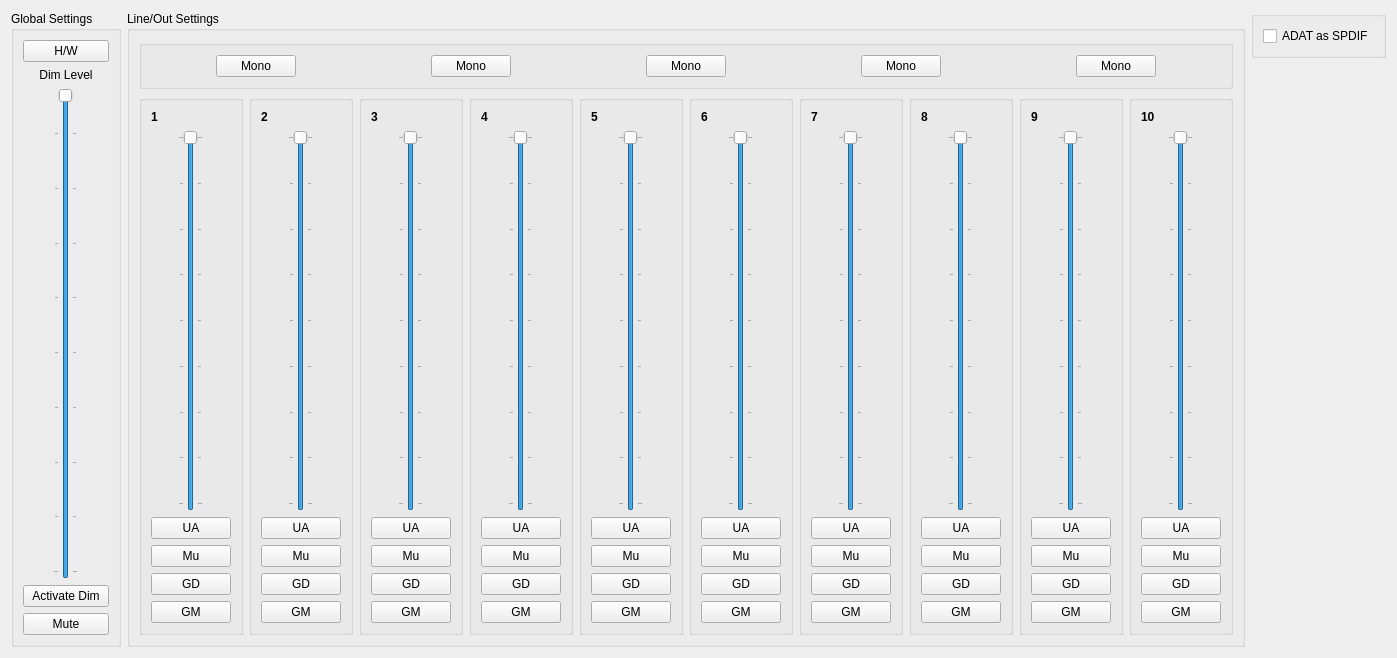
<?xml version="1.0" encoding="UTF-8"?>
<ui version="4.0">
 <class>SaffirePro40Monitoring</class>
 <widget class="QWidget" name="SaffirePro40Monitoring">
  <property name="geometry">
   <rect>
    <x>0</x>
    <y>0</y>
    <width>1188</width>
    <height>658</height>
   </rect>
  </property>
  <property name="windowTitle">
   <string>Saffire Pro 40 Monitoring</string>
  </property>
  <property name="autoFillBackground">
   <bool>false</bool>
  </property>
  <property name="locale">
   <locale language="English" country="UnitedStates"/>
  </property>
  <layout class="QHBoxLayout" name="horizontalLayout_14">
   <item>
    <layout class="QHBoxLayout" name="GlobalSetMain">
     <item>
      <widget class="QGroupBox" name="GlobalSet">
       <property name="whatsThis">
        <string comment="Activate/Deactivate the global volume diminution" extracomment="Activate/Deactivate the global volume diminution"/>
       </property>
       <property name="title">
        <string>Global Settings</string>
       </property>
       <layout class="QVBoxLayout" name="verticalLayout_15">
        <item>
         <widget class="QPushButton" name="HWSwitch">
          <property name="toolTip">
            <string>Hardware</string>
          </property>
          <property name="text">
           <string>H/W</string>
          </property>
          <property name="checkable">
           <bool>true</bool>
          </property>
         </widget>
        </item>
        <item>
         <widget class="QLabel" name="GlobalSetLabel">
          <property name="text">
           <string>Dim Level</string>
          </property>
          <property name="alignment">
           <set>Qt::AlignCenter</set>
          </property>
         </widget>
        </item>
        <item>
         <layout class="QHBoxLayout" name="horizontalLayout_13">
          <item>
           <widget class="QSlider" name="DimLevel">
            <property name="minimum">
             <number>-87</number>
            </property>
            <property name="maximum">
             <number>0</number>
            </property>
            <property name="orientation">
             <enum>Qt::Vertical</enum>
            </property>
            <property name="invertedAppearance">
             <bool>false</bool>
            </property>
            <property name="tickPosition">
             <enum>QSlider::TicksBothSides</enum>
            </property>
            <property name="tickInterval">
             <number>10</number>
            </property>
           </widget>
          </item>
         </layout>
        </item>
        <item>
         <widget class="QPushButton" name="GlobalDim">
          <property name="whatsThis">
           <string/>
          </property>
          <property name="autoFillBackground">
           <bool>true</bool>
          </property>
          <property name="text">
           <string>Activate Dim</string>
          </property>
          <property name="checkable">
           <bool>true</bool>
          </property>
         </widget>
        </item>
        <item>
         <widget class="QPushButton" name="GlobalMute">
          <property name="text">
           <string>Mute</string>
          </property>
          <property name="checkable">
           <bool>true</bool>
          </property>
         </widget>
        </item>
       </layout>
      </widget>
     </item>
    </layout>
   </item>
   <item>
    <layout class="QHBoxLayout" name="LineOutMain">
     <item>
      <widget class="QGroupBox" name="LineOut">
       <property name="title">
        <string>Line/Out Settings</string>
       </property>
       <layout class="QVBoxLayout" name="verticalLayout_14">
        <item>
         <layout class="QHBoxLayout" name="MonoMain">
          <item>
           <widget class="QGroupBox" name="Mono">
            <property name="title">
             <string/>
            </property>
            <layout class="QHBoxLayout" name="horizontalLayout_12">
             <item>
              <spacer name="horizontalSpacer">
               <property name="orientation">
                <enum>Qt::Horizontal</enum>
               </property>
               <property name="sizeHint" stdset="0">
                <size>
                 <width>40</width>
                 <height>20</height>
                </size>
               </property>
              </spacer>
             </item>
             <item>
              <widget class="QPushButton" name="Mono_12">
               <property name="text">
                <string>Mono</string>
               </property>
               <property name="checkable">
                <bool>true</bool>
               </property>
              </widget>
             </item>
             <item>
              <spacer name="horizontalSpacer_7">
               <property name="orientation">
                <enum>Qt::Horizontal</enum>
               </property>
               <property name="sizeHint" stdset="0">
                <size>
                 <width>40</width>
                 <height>20</height>
                </size>
               </property>
              </spacer>
             </item>
             <item>
              <spacer name="horizontalSpacer_2">
               <property name="orientation">
                <enum>Qt::Horizontal</enum>
               </property>
               <property name="sizeHint" stdset="0">
                <size>
                 <width>40</width>
                 <height>20</height>
                </size>
               </property>
              </spacer>
             </item>
             <item>
              <widget class="QPushButton" name="Mono_34">
               <property name="text">
                <string>Mono</string>
               </property>
               <property name="checkable">
                <bool>true</bool>
               </property>
              </widget>
             </item>
             <item>
              <spacer name="horizontalSpacer_8">
               <property name="orientation">
                <enum>Qt::Horizontal</enum>
               </property>
               <property name="sizeHint" stdset="0">
                <size>
                 <width>40</width>
                 <height>20</height>
                </size>
               </property>
              </spacer>
             </item>
             <item>
              <spacer name="horizontalSpacer_3">
               <property name="orientation">
                <enum>Qt::Horizontal</enum>
               </property>
               <property name="sizeHint" stdset="0">
                <size>
                 <width>40</width>
                 <height>20</height>
                </size>
               </property>
              </spacer>
             </item>
             <item>
              <widget class="QPushButton" name="Mono_56">
               <property name="text">
                <string>Mono</string>
               </property>
               <property name="checkable">
                <bool>true</bool>
               </property>
              </widget>
             </item>
             <item>
              <spacer name="horizontalSpacer_9">
               <property name="orientation">
                <enum>Qt::Horizontal</enum>
               </property>
               <property name="sizeHint" stdset="0">
                <size>
                 <width>40</width>
                 <height>20</height>
                </size>
               </property>
              </spacer>
             </item>
             <item>
              <spacer name="horizontalSpacer_4">
               <property name="orientation">
                <enum>Qt::Horizontal</enum>
               </property>
               <property name="sizeHint" stdset="0">
                <size>
                 <width>40</width>
                 <height>20</height>
                </size>
               </property>
              </spacer>
             </item>
             <item>
              <widget class="QPushButton" name="Mono_78">
               <property name="text">
                <string>Mono</string>
               </property>
               <property name="checkable">
                <bool>true</bool>
               </property>
              </widget>
             </item>
             <item>
              <spacer name="horizontalSpacer_10">
               <property name="orientation">
                <enum>Qt::Horizontal</enum>
               </property>
               <property name="sizeHint" stdset="0">
                <size>
                 <width>40</width>
                 <height>20</height>
                </size>
               </property>
              </spacer>
             </item>
             <item>
              <spacer name="horizontalSpacer_5">
               <property name="orientation">
                <enum>Qt::Horizontal</enum>
               </property>
               <property name="sizeHint" stdset="0">
                <size>
                 <width>40</width>
                 <height>20</height>
                </size>
               </property>
              </spacer>
             </item>
             <item>
              <widget class="QPushButton" name="Mono_910">
               <property name="text">
                <string>Mono</string>
               </property>
               <property name="checkable">
                <bool>true</bool>
               </property>
              </widget>
             </item>
             <item>
              <spacer name="horizontalSpacer_6">
               <property name="orientation">
                <enum>Qt::Horizontal</enum>
               </property>
               <property name="sizeHint" stdset="0">
                <size>
                 <width>40</width>
                 <height>20</height>
                </size>
               </property>
              </spacer>
             </item>
            </layout>
           </widget>
          </item>
         </layout>
        </item>
        <item>
         <layout class="QHBoxLayout" name="horizontalLayout_11">
          <item>
           <layout class="QVBoxLayout" name="LineOutMain_1">
            <item>
             <widget class="QGroupBox" name="LineOut_1">
              <property name="title">
               <string/>
              </property>
              <layout class="QVBoxLayout" name="verticalLayout_6">
               <item>
                <widget class="QLabel" name="label_1">
                 <property name="font">
                  <font>
                   <weight>75</weight>
                   <bold>true</bold>
                  </font>
                 </property>
                 <property name="text">
                  <string>1</string>
                 </property>
                </widget>
               </item>
               <item>
                <layout class="QHBoxLayout" name="horizontalLayout_10">
                 <item>
                  <widget class="QSlider" name="LineVolume_1">
                   <property name="locale">
                    <locale language="French" country="France"/>
                   </property>
                   <property name="minimum">
                    <number>-40</number>
                   </property>
                   <property name="maximum">
                    <number>0</number>
                   </property>
                   <property name="orientation">
                    <enum>Qt::Vertical</enum>
                   </property>
                   <property name="tickPosition">
                    <enum>QSlider::TicksBothSides</enum>
                   </property>
                   <property name="tickInterval">
                    <number>5</number>
                   </property>
                  </widget>
                 </item>
                </layout>
               </item>
               <item>
                <widget class="QPushButton" name="LineUnActivate_1">
                 <property name="toolTip">
                  <string>UnActivate</string>
                 </property>
                 <property name="text">
                  <string>UA</string>
                 </property>
                 <property name="checkable">
                  <bool>true</bool>
                 </property>
                </widget>
               </item>
               <item>
                <widget class="QPushButton" name="LineMute_1">
                 <property name="toolTip">
                  <string>Mute</string>
                 </property>
                 <property name="text">
                  <string>Mu</string>
                 </property>
                 <property name="checkable">
                  <bool>true</bool>
                 </property>
                </widget>
               </item>
               <item>
                <widget class="QPushButton" name="LineGDim_1">
                 <property name="toolTip">
                  <string>Group Dim</string>
                 </property>
                 <property name="text">
                  <string>GD</string>
                 </property>
                 <property name="checkable">
                  <bool>true</bool>
                 </property>
                </widget>
               </item>
               <item>
                <widget class="QPushButton" name="LineGMute_1">
                 <property name="toolTip">
                  <string>Group Mute</string>
                 </property>
                 <property name="text">
                  <string>GM</string>
                 </property>
                 <property name="checkable">
                  <bool>true</bool>
                 </property>
                </widget>
               </item>
              </layout>
             </widget>
            </item>
           </layout>
          </item>
          <item>
           <layout class="QVBoxLayout" name="LineOutMain_2">
            <item>
             <widget class="QGroupBox" name="LineOut_2">
              <property name="title">
               <string/>
              </property>
              <layout class="QVBoxLayout" name="verticalLayout_5">
               <item>
                <widget class="QLabel" name="label_2">
                 <property name="font">
                  <font>
                   <weight>75</weight>
                   <bold>true</bold>
                  </font>
                 </property>
                 <property name="text">
                  <string>2</string>
                 </property>
                </widget>
               </item>
               <item>
                <layout class="QHBoxLayout" name="horizontalLayout_9">
                 <item>
                  <widget class="QSlider" name="LineVolume_2">
                   <property name="minimum">
                    <number>-40</number>
                   </property>
                   <property name="maximum">
                    <number>0</number>
                   </property>
                   <property name="orientation">
                    <enum>Qt::Vertical</enum>
                   </property>
                   <property name="tickPosition">
                    <enum>QSlider::TicksBothSides</enum>
                   </property>
                   <property name="tickInterval">
                    <number>5</number>
                   </property>
                  </widget>
                 </item>
                </layout>
               </item>
               <item>
                <widget class="QPushButton" name="LineUnActivate_2">
                 <property name="toolTip">
                  <string>UnActivate</string>
                 </property>
                 <property name="text">
                  <string>UA</string>
                 </property>
                 <property name="checkable">
                  <bool>true</bool>
                 </property>
                </widget>
               </item>
               <item>
                <widget class="QPushButton" name="LineMute_2">
                 <property name="toolTip">
                  <string>Mute</string>
                 </property>
                 <property name="text">
                  <string>Mu</string>
                 </property>
                 <property name="checkable">
                  <bool>true</bool>
                 </property>
                </widget>
               </item>
               <item>
                <widget class="QPushButton" name="LineGDim_2">
                 <property name="toolTip">
                  <string>Group Dim</string>
                 </property>
                 <property name="text">
                  <string>GD</string>
                 </property>
                 <property name="checkable">
                  <bool>true</bool>
                 </property>
                </widget>
               </item>
               <item>
                <widget class="QPushButton" name="LineGMute_2">
                 <property name="toolTip">
                  <string>Group Mute</string>
                 </property>
                 <property name="text">
                  <string>GM</string>
                 </property>
                 <property name="checkable">
                  <bool>true</bool>
                 </property>
                </widget>
               </item>
              </layout>
             </widget>
            </item>
           </layout>
          </item>
          <item>
           <layout class="QVBoxLayout" name="LineOutMain_3">
            <item>
             <widget class="QGroupBox" name="LineOut_3">
              <property name="title">
               <string/>
              </property>
              <layout class="QVBoxLayout" name="verticalLayout_9">
               <item>
                <widget class="QLabel" name="label_3">
                 <property name="font">
                  <font>
                   <weight>75</weight>
                   <bold>true</bold>
                  </font>
                 </property>
                 <property name="text">
                  <string>3</string>
                 </property>
                </widget>
               </item>
               <item>
                <layout class="QHBoxLayout" name="horizontalLayout_8">
                 <item>
                  <widget class="QSlider" name="LineVolume_3">
                   <property name="minimum">
                    <number>-40</number>
                   </property>
                   <property name="maximum">
                    <number>0</number>
                   </property>
                   <property name="orientation">
                    <enum>Qt::Vertical</enum>
                   </property>
                   <property name="tickPosition">
                    <enum>QSlider::TicksBothSides</enum>
                   </property>
                   <property name="tickInterval">
                    <number>5</number>
                   </property>
                  </widget>
                 </item>
                </layout>
               </item>
               <item>
                <widget class="QPushButton" name="LineUnActivate_3">
                 <property name="toolTip">
                  <string>UnActivate</string>
                 </property>
                 <property name="text">
                  <string>UA</string>
                 </property>
                 <property name="checkable">
                  <bool>true</bool>
                 </property>
                </widget>
               </item>
               <item>
                <widget class="QPushButton" name="LineMute_3">
                 <property name="toolTip">
                  <string>Mute</string>
                 </property>
                 <property name="text">
                  <string>Mu</string>
                 </property>
                 <property name="checkable">
                  <bool>true</bool>
                 </property>
                </widget>
               </item>
               <item>
                <widget class="QPushButton" name="LineGDim_3">
                 <property name="toolTip">
                  <string>Group Dim</string>
                 </property>
                 <property name="text">
                  <string>GD</string>
                 </property>
                 <property name="checkable">
                  <bool>true</bool>
                 </property>
                </widget>
               </item>
               <item>
                <widget class="QPushButton" name="LineGMute_3">
                 <property name="toolTip">
                  <string>Group Mute</string>
                 </property>
                 <property name="text">
                  <string>GM</string>
                 </property>
                 <property name="checkable">
                  <bool>true</bool>
                 </property>
                </widget>
               </item>
              </layout>
             </widget>
            </item>
           </layout>
          </item>
          <item>
           <layout class="QVBoxLayout" name="LineOutMain_4">
            <item>
             <widget class="QGroupBox" name="LineOut_4">
              <property name="title">
               <string/>
              </property>
              <layout class="QVBoxLayout" name="verticalLayout_7">
               <item>
                <widget class="QLabel" name="label_4">
                 <property name="font">
                  <font>
                   <weight>75</weight>
                   <bold>true</bold>
                  </font>
                 </property>
                 <property name="text">
                  <string>4</string>
                 </property>
                </widget>
               </item>
               <item>
                <layout class="QHBoxLayout" name="horizontalLayout_7">
                 <item>
                  <widget class="QSlider" name="LineVolume_4">
                   <property name="minimum">
                    <number>-40</number>
                   </property>
                   <property name="maximum">
                    <number>0</number>
                   </property>
                   <property name="orientation">
                    <enum>Qt::Vertical</enum>
                   </property>
                   <property name="tickPosition">
                    <enum>QSlider::TicksBothSides</enum>
                   </property>
                   <property name="tickInterval">
                    <number>5</number>
                   </property>
                  </widget>
                 </item>
                </layout>
               </item>
               <item>
                <widget class="QPushButton" name="LineUnActivate_4">
                 <property name="toolTip">
                  <string>UnActivate</string>
                 </property>
                 <property name="text">
                  <string>UA</string>
                 </property>
                 <property name="checkable">
                  <bool>true</bool>
                 </property>
                </widget>
               </item>
               <item>
                <widget class="QPushButton" name="LineMute_4">
                 <property name="toolTip">
                  <string>Mute</string>
                 </property>
                 <property name="text">
                  <string>Mu</string>
                 </property>
                 <property name="checkable">
                  <bool>true</bool>
                 </property>
                </widget>
               </item>
               <item>
                <widget class="QPushButton" name="LineGDim_4">
                 <property name="toolTip">
                  <string>Group Dim</string>
                 </property>
                 <property name="text">
                  <string>GD</string>
                 </property>
                 <property name="checkable">
                  <bool>true</bool>
                 </property>
                </widget>
               </item>
               <item>
                <widget class="QPushButton" name="LineGMute_4">
                 <property name="toolTip">
                  <string>Group Mute</string>
                 </property>
                 <property name="text">
                  <string>GM</string>
                 </property>
                 <property name="checkable">
                  <bool>true</bool>
                 </property>
                </widget>
               </item>
              </layout>
             </widget>
            </item>
           </layout>
          </item>
          <item>
           <layout class="QVBoxLayout" name="LineOutMain_5">
            <item>
             <widget class="QGroupBox" name="LineOut_5">
              <property name="title">
               <string/>
              </property>
              <layout class="QVBoxLayout" name="verticalLayout_12">
               <item>
                <widget class="QLabel" name="label_5">
                 <property name="font">
                  <font>
                   <weight>75</weight>
                   <bold>true</bold>
                  </font>
                 </property>
                 <property name="text">
                  <string>5</string>
                 </property>
                </widget>
               </item>
               <item>
                <layout class="QHBoxLayout" name="horizontalLayout_6">
                 <item>
                  <widget class="QSlider" name="LineVolume_5">
                   <property name="minimum">
                    <number>-40</number>
                   </property>
                   <property name="maximum">
                    <number>0</number>
                   </property>
                   <property name="orientation">
                    <enum>Qt::Vertical</enum>
                   </property>
                   <property name="tickPosition">
                    <enum>QSlider::TicksBothSides</enum>
                   </property>
                   <property name="tickInterval">
                    <number>5</number>
                   </property>
                  </widget>
                 </item>
                </layout>
               </item>
               <item>
                <widget class="QPushButton" name="LineUnActivate_5">
                 <property name="toolTip">
                  <string>UnActivate</string>
                 </property>
                 <property name="text">
                  <string>UA</string>
                 </property>
                 <property name="checkable">
                  <bool>true</bool>
                 </property>
                </widget>
               </item>
               <item>
                <widget class="QPushButton" name="LineMute_5">
                 <property name="toolTip">
                  <string>Mute</string>
                 </property>
                 <property name="text">
                  <string>Mu</string>
                 </property>
                 <property name="checkable">
                  <bool>true</bool>
                 </property>
                </widget>
               </item>
               <item>
                <widget class="QPushButton" name="LineGDim_5">
                 <property name="toolTip">
                  <string>Group Dim</string>
                 </property>
                 <property name="text">
                  <string>GD</string>
                 </property>
                 <property name="checkable">
                  <bool>true</bool>
                 </property>
                </widget>
               </item>
               <item>
                <widget class="QPushButton" name="LineGMute_5">
                 <property name="toolTip">
                  <string>Group Mute</string>
                 </property>
                 <property name="text">
                  <string>GM</string>
                 </property>
                 <property name="checkable">
                  <bool>true</bool>
                 </property>
                </widget>
               </item>
              </layout>
             </widget>
            </item>
           </layout>
          </item>
          <item>
           <layout class="QVBoxLayout" name="LineOutMain_6">
            <item>
             <widget class="QGroupBox" name="LineOut_6">
              <property name="title">
               <string/>
              </property>
              <layout class="QVBoxLayout" name="verticalLayout_11">
               <item>
                <widget class="QLabel" name="label_6">
                 <property name="font">
                  <font>
                   <weight>75</weight>
                   <bold>true</bold>
                  </font>
                 </property>
                 <property name="text">
                  <string>6</string>
                 </property>
                </widget>
               </item>
               <item>
                <layout class="QHBoxLayout" name="horizontalLayout_5">
                 <item>
                  <widget class="QSlider" name="LineVolume_6">
                   <property name="minimum">
                    <number>-40</number>
                   </property>
                   <property name="maximum">
                    <number>0</number>
                   </property>
                   <property name="orientation">
                    <enum>Qt::Vertical</enum>
                   </property>
                   <property name="tickPosition">
                    <enum>QSlider::TicksBothSides</enum>
                   </property>
                   <property name="tickInterval">
                    <number>5</number>
                   </property>
                  </widget>
                 </item>
                </layout>
               </item>
               <item>
                <widget class="QPushButton" name="LineUnActivate_6">
                 <property name="toolTip">
                  <string>UnActivate</string>
                 </property>
                 <property name="text">
                  <string>UA</string>
                 </property>
                 <property name="checkable">
                  <bool>true</bool>
                 </property>
                </widget>
               </item>
               <item>
                <widget class="QPushButton" name="LineMute_6">
                 <property name="toolTip">
                  <string>Mute</string>
                 </property>
                 <property name="text">
                  <string>Mu</string>
                 </property>
                 <property name="checkable">
                  <bool>true</bool>
                 </property>
                </widget>
               </item>
               <item>
                <widget class="QPushButton" name="LineGDim_6">
                 <property name="toolTip">
                  <string>Group Dim</string>
                 </property>
                 <property name="text">
                  <string>GD</string>
                 </property>
                 <property name="checkable">
                  <bool>true</bool>
                 </property>
                </widget>
               </item>
               <item>
                <widget class="QPushButton" name="LineGMute_6">
                 <property name="toolTip">
                  <string>Group Mute</string>
                 </property>
                 <property name="text">
                  <string>GM</string>
                 </property>
                 <property name="checkable">
                  <bool>true</bool>
                 </property>
                </widget>
               </item>
              </layout>
             </widget>
            </item>
           </layout>
          </item>
          <item>
           <layout class="QVBoxLayout" name="LineOutMain_7">
            <item>
             <widget class="QGroupBox" name="LineOut_7">
              <property name="title">
               <string/>
              </property>
              <layout class="QVBoxLayout" name="verticalLayout_13">
               <item>
                <widget class="QLabel" name="label_7">
                 <property name="font">
                  <font>
                   <weight>75</weight>
                   <bold>true</bold>
                  </font>
                 </property>
                 <property name="text">
                  <string>7</string>
                 </property>
                </widget>
               </item>
               <item>
                <layout class="QHBoxLayout" name="horizontalLayout_4">
                 <item>
                  <widget class="QSlider" name="LineVolume_7">
                   <property name="minimum">
                    <number>-40</number>
                   </property>
                   <property name="maximum">
                    <number>0</number>
                   </property>
                   <property name="orientation">
                    <enum>Qt::Vertical</enum>
                   </property>
                   <property name="tickPosition">
                    <enum>QSlider::TicksBothSides</enum>
                   </property>
                   <property name="tickInterval">
                    <number>5</number>
                   </property>
                  </widget>
                 </item>
                </layout>
               </item>
               <item>
                <widget class="QPushButton" name="LineUnActivate_7">
                 <property name="toolTip">
                  <string>UnActivate</string>
                 </property>
                 <property name="text">
                  <string>UA</string>
                 </property>
                 <property name="checkable">
                  <bool>true</bool>
                 </property>
                </widget>
               </item>
               <item>
                <widget class="QPushButton" name="LineMute_7">
                 <property name="toolTip">
                  <string>Mute</string>
                 </property>
                 <property name="text">
                  <string>Mu</string>
                 </property>
                 <property name="checkable">
                  <bool>true</bool>
                 </property>
                </widget>
               </item>
               <item>
                <widget class="QPushButton" name="LineGDim_7">
                 <property name="toolTip">
                  <string>Group Dim</string>
                 </property>
                 <property name="text">
                  <string>GD</string>
                 </property>
                 <property name="checkable">
                  <bool>true</bool>
                 </property>
                </widget>
               </item>
               <item>
                <widget class="QPushButton" name="LineGMute_7">
                 <property name="toolTip">
                  <string>Group Mute</string>
                 </property>
                 <property name="text">
                  <string>GM</string>
                 </property>
                 <property name="checkable">
                  <bool>true</bool>
                 </property>
                </widget>
               </item>
              </layout>
             </widget>
            </item>
           </layout>
          </item>
          <item>
           <layout class="QVBoxLayout" name="LineOutMain_8">
            <item>
             <widget class="QGroupBox" name="LineOut_8">
              <property name="title">
               <string/>
              </property>
              <layout class="QVBoxLayout" name="verticalLayout_10">
               <item>
                <widget class="QLabel" name="label_8">
                 <property name="font">
                  <font>
                   <weight>75</weight>
                   <bold>true</bold>
                  </font>
                 </property>
                 <property name="text">
                  <string>8</string>
                 </property>
                </widget>
               </item>
               <item>
                <layout class="QHBoxLayout" name="horizontalLayout_3">
                 <item>
                  <widget class="QSlider" name="LineVolume_8">
                   <property name="minimum">
                    <number>-40</number>
                   </property>
                   <property name="maximum">
                    <number>0</number>
                   </property>
                   <property name="orientation">
                    <enum>Qt::Vertical</enum>
                   </property>
                   <property name="tickPosition">
                    <enum>QSlider::TicksBothSides</enum>
                   </property>
                   <property name="tickInterval">
                    <number>5</number>
                   </property>
                  </widget>
                 </item>
                </layout>
               </item>
               <item>
                <widget class="QPushButton" name="LineUnActivate_8">
                 <property name="toolTip">
                  <string>UnActivate</string>
                 </property>
                 <property name="text">
                  <string>UA</string>
                 </property>
                 <property name="checkable">
                  <bool>true</bool>
                 </property>
                </widget>
               </item>
               <item>
                <widget class="QPushButton" name="LineMute_8">
                 <property name="toolTip">
                  <string>Mute</string>
                 </property>
                 <property name="text">
                  <string>Mu</string>
                 </property>
                 <property name="checkable">
                  <bool>true</bool>
                 </property>
                </widget>
               </item>
               <item>
                <widget class="QPushButton" name="LineGDim_8">
                 <property name="toolTip">
                  <string>Group Dim</string>
                 </property>
                 <property name="text">
                  <string>GD</string>
                 </property>
                 <property name="checkable">
                  <bool>true</bool>
                 </property>
                </widget>
               </item>
               <item>
                <widget class="QPushButton" name="LineGMute_8">
                 <property name="toolTip">
                  <string>Group Mute</string>
                 </property>
                 <property name="text">
                  <string>GM</string>
                 </property>
                 <property name="checkable">
                  <bool>true</bool>
                 </property>
                </widget>
               </item>
              </layout>
             </widget>
            </item>
           </layout>
          </item>
          <item>
           <layout class="QVBoxLayout" name="LineOutMain_9">
            <item>
             <widget class="QGroupBox" name="LineOut_9">
              <property name="title">
               <string/>
              </property>
              <layout class="QVBoxLayout" name="verticalLayout_4">
               <item>
                <widget class="QLabel" name="label_9">
                 <property name="font">
                  <font>
                   <weight>75</weight>
                   <bold>true</bold>
                  </font>
                 </property>
                 <property name="text">
                  <string>9</string>
                 </property>
                </widget>
               </item>
               <item>
                <layout class="QHBoxLayout" name="horizontalLayout_2">
                 <item>
                  <widget class="QSlider" name="LineVolume_9">
                   <property name="minimum">
                    <number>-40</number>
                   </property>
                   <property name="maximum">
                    <number>0</number>
                   </property>
                   <property name="orientation">
                    <enum>Qt::Vertical</enum>
                   </property>
                   <property name="tickPosition">
                    <enum>QSlider::TicksBothSides</enum>
                   </property>
                   <property name="tickInterval">
                    <number>5</number>
                   </property>
                  </widget>
                 </item>
                </layout>
               </item>
               <item>
                <widget class="QPushButton" name="LineUnActivate_9">
                 <property name="toolTip">
                  <string>UnActivate</string>
                 </property>
                 <property name="text">
                  <string>UA</string>
                 </property>
                 <property name="checkable">
                  <bool>true</bool>
                 </property>
                 <property name="autoDefault">
                  <bool>false</bool>
                 </property>
                </widget>
               </item>
               <item>
                <widget class="QPushButton" name="LineMute_9">
                 <property name="toolTip">
                  <string>Mute</string>
                 </property>
                 <property name="text">
                  <string>Mu</string>
                 </property>
                 <property name="checkable">
                  <bool>true</bool>
                 </property>
                </widget>
               </item>
               <item>
                <widget class="QPushButton" name="LineGDim_9">
                 <property name="toolTip">
                  <string>Group Dim</string>
                 </property>
                 <property name="text">
                  <string>GD</string>
                 </property>
                 <property name="checkable">
                  <bool>true</bool>
                 </property>
                </widget>
               </item>
               <item>
                <widget class="QPushButton" name="LineGMute_9">
                 <property name="toolTip">
                  <string>Group Mute</string>
                 </property>
                 <property name="text">
                  <string>GM</string>
                 </property>
                 <property name="checkable">
                  <bool>true</bool>
                 </property>
                </widget>
               </item>
              </layout>
             </widget>
            </item>
           </layout>
          </item>
          <item>
           <layout class="QVBoxLayout" name="LineOutMain_10">
            <item>
             <widget class="QGroupBox" name="LineOut_10">
              <property name="title">
               <string/>
              </property>
              <layout class="QVBoxLayout" name="verticalLayout_8">
               <item>
                <widget class="QLabel" name="label_10">
                 <property name="font">
                  <font>
                   <weight>75</weight>
                   <bold>true</bold>
                  </font>
                 </property>
                 <property name="text">
                  <string>10</string>
                 </property>
                </widget>
               </item>
               <item>
                <layout class="QHBoxLayout" name="horizontalLayout">
                 <item>
                  <widget class="QSlider" name="LineVolume_10">
                   <property name="minimum">
                    <number>-40</number>
                   </property>
                   <property name="maximum">
                    <number>0</number>
                   </property>
                   <property name="orientation">
                    <enum>Qt::Vertical</enum>
                   </property>
                   <property name="tickPosition">
                    <enum>QSlider::TicksBothSides</enum>
                   </property>
                   <property name="tickInterval">
                    <number>5</number>
                   </property>
                  </widget>
                 </item>
                </layout>
               </item>
               <item>
                <widget class="QPushButton" name="LineUnActivate_10">
                 <property name="toolTip">
                  <string>UnActivate</string>
                 </property>
                 <property name="text">
                  <string>UA</string>
                 </property>
                 <property name="checkable">
                  <bool>true</bool>
                 </property>
                </widget>
               </item>
               <item>
                <widget class="QPushButton" name="LineMute_10">
                 <property name="toolTip">
                  <string>Mute</string>
                 </property>
                 <property name="text">
                  <string>Mu</string>
                 </property>
                 <property name="checkable">
                  <bool>true</bool>
                 </property>
                </widget>
               </item>
               <item>
                <widget class="QPushButton" name="LineGDim_10">
                 <property name="toolTip">
                  <string>Group Dim</string>
                 </property>
                 <property name="text">
                  <string>GD</string>
                 </property>
                 <property name="checkable">
                  <bool>true</bool>
                 </property>
                </widget>
               </item>
               <item>
                <widget class="QPushButton" name="LineGMute_10">
                 <property name="toolTip">
                  <string>Group Mute</string>
                 </property>
                 <property name="text">
                  <string>GM</string>
                 </property>
                 <property name="checkable">
                  <bool>true</bool>
                 </property>
                </widget>
               </item>
              </layout>
             </widget>
            </item>
           </layout>
          </item>
         </layout>
        </item>
       </layout>
      </widget>
     </item>
    </layout>
   </item>
   <item>
    <layout class="QVBoxLayout" name="verticalLayout_2">
     <item>
      <layout class="QGridLayout" name="GlobalSwitchesMain">
       <item row="0" column="0">
        <widget class="QGroupBox" name="GlobalSwitches">
         <property name="enabled">
          <bool>true</bool>
         </property>
         <property name="title">
          <string/>
         </property>
         <layout class="QVBoxLayout" name="verticalLayout">
          <item>
           <widget class="QCheckBox" name="AdatSpdif">
            <property name="text">
             <string>ADAT as SPDIF</string>
            </property>
           </widget>
          </item>
         </layout>
        </widget>
       </item>
       <item row="1" column="0">
        <spacer name="verticalSpacer">
         <property name="orientation">
          <enum>Qt::Vertical</enum>
         </property>
         <property name="sizeHint" stdset="0">
          <size>
           <width>20</width>
           <height>40</height>
          </size>
         </property>
        </spacer>
       </item>
      </layout>
     </item>
    </layout>
   </item>
  </layout>
 </widget>
 <resources/>
 <connections/>
</ui>
